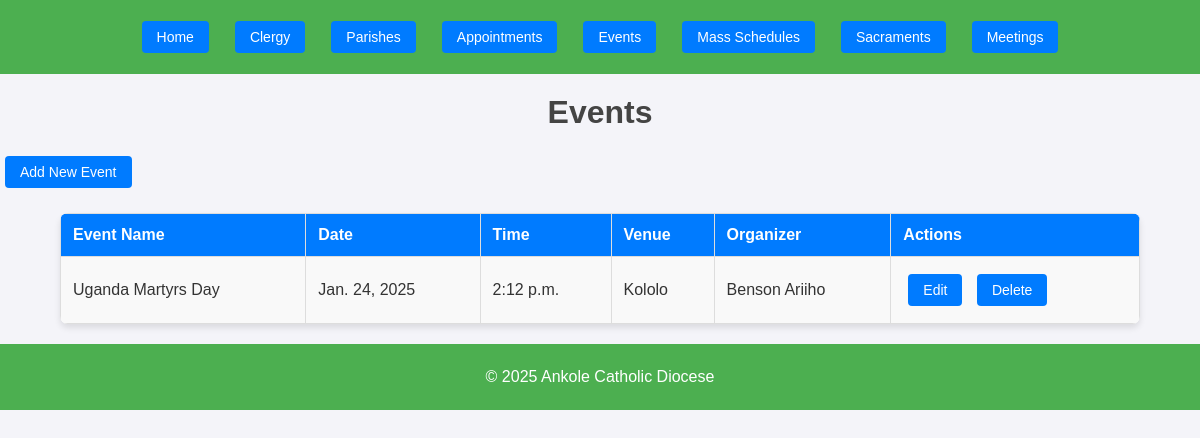
/events/, run on an earlier commit of the app's database.
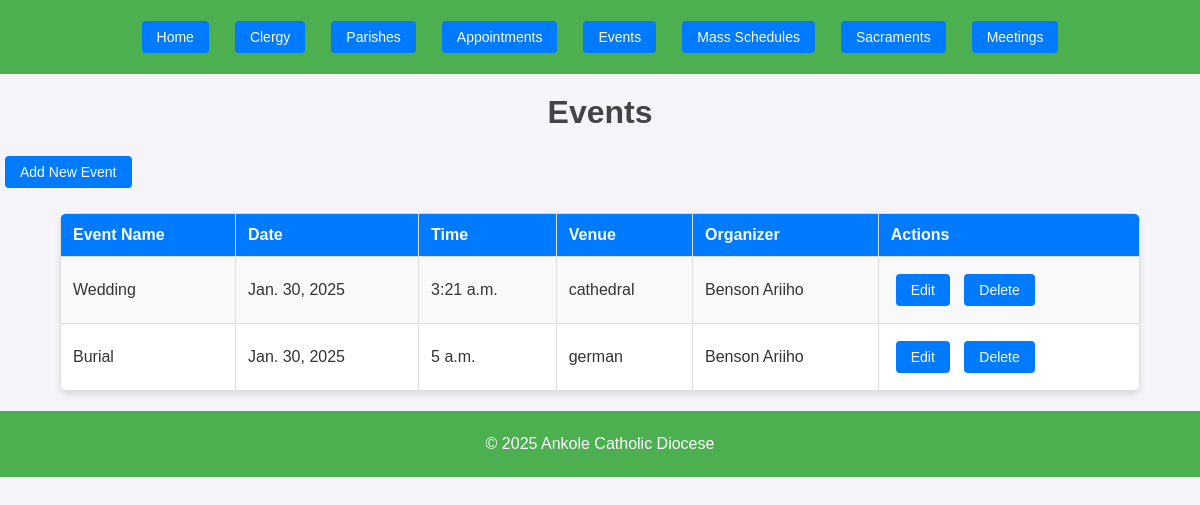
And on a later commit of the database.
### core/models.py (models this page shows, shortened)
class Event(models.Model):
    event_id = models.AutoField(primary_key=True)
    event_name = models.CharField(max_length=255)
    event_date = models.DateField()
    event_time = models.TimeField()
    event_venue = models.CharField(max_length=255)
    description = models.TextField()
    organizer = models.ForeignKey(Clergy, on_delete=models.CASCADE)  # Link to Clergy or Admin
    timestamp = models.DateTimeField(auto_now_add=True)

class Clergy(models.Model):
    clergy_id = models.AutoField(primary_key=True)
    first_name = models.CharField(max_length=50)
    last_name = models.CharField(max_length=50)
    date_of_birth = models.DateField()
    date_of_ordination = models.DateField()
    parish_assigned = models.CharField(max_length=100)
    role = models.CharField(max_length=50)
    contact_number = models.CharField(max_length=15)
    email = models.EmailField()
    address = models.TextField()
    photo = models.ImageField(upload_to='clergy_photos/', null=True, blank=True)
    timestamp = models.DateTimeField(auto_now_add=True)

### core/views.py (the view)
# urls.py: path('events/', views.list_events, name='list_events'),
def list_events(request):
    events = Event.objects.all()
    return render(request, 'core/events/list.html', {'events': events})

### core/templates/core/events/list.html (shortened to what this page needs)
{% extends 'core/base.html' %}
{% block content %}
    <h1>Events</h1>
    <a href="{% url 'add_event' %}" class="btn btn-primary">Add New Event</a>
    <table class="table">
        <thead>
            <tr>
                <th>Event Name</th>
                <th>Date</th>
                <th>Time</th>
                <th>Venue</th>
                <th>Organizer</th>
                <th>Actions</th>
            </tr>
        </thead>
        <tbody>
            {% for event in events %}
                <tr>
                    <td>{{ event.event_name }}</td>
                    <td>{{ event.event_date }}</td>
                    <td>{{ event.event_time }}</td>
                    <td>{{ event.event_venue }}</td>
                    <td>{{ event.organizer.first_name }} {{ event.organizer.last_name }}</td>
                    <td>
                        <a href="{% url 'update_event' event.event_id %}" class="btn btn-warning btn-sm">Edit</a>
                        <a href="{% url 'delete_event' event.event_id %}"
                        onclick="return confirmDelete(event)">Delete</a>
                         </td>
                </tr>
            {% empty %}
                <tr><td colspan="6">No events found.</td></tr>
            {% endfor %}
        </tbody>
    </table>
{% endblock %}

### core/templates/core/base.html (shortened to what this page needs)
<!DOCTYPE html>
<html lang="en">
<head>
    {% load static %}
    <link rel="stylesheet" href="{% static 'css/styles.css' %}">
    <link rel="stylesheet" href="{% static 'css/styles.css' %}">
</head>
<body>
    <header>
        <nav>
            <ul>
                <li><a href="{% url 'home' %}">Home</a></li>
                <li><a href="{% url 'clergy_list' %}">Clergy</a></li>
                <li><a href="{% url 'parishes_list' %}">Parishes</a></li>
                <li><a href="{% url 'appointments_list' %}">Appointments</a></li>
                <li><a href="{% url 'events_list' %}">Events</a></li>
                <li><a href="{% url 'list_masses' %}">Mass Schedules</a></li>
                <li><a href="{% url 'list_sacraments' %}">Sacraments</a></li>
                <li><a href="{% url 'list_meetings' %}">Meetings</a></li>
            </ul>
        </nav>
    </header>
    <main>
        {% block content %}
        {% endblock %}
    </main>
    <footer>
        <p>&copy; 2025 Ankole Catholic Diocese</p>
    </footer>
</body>
</html>

### church/static/css/styles.css (style rules this page uses)
body { font-family: Arial, sans-serif; margin: 0; padding: 0; box-sizing: border-box; }
header { background-color: #4CAF50; padding: 1rem; text-align: center; color: white; }
header nav ul { list-style-type: none; margin: 0; padding: 0; display: flex; justify-content: center; gap: 1rem; }
header nav ul li { display: inline; }
header nav ul li a { color: white; text-decoration: none; }
footer { background-color: #4CAF50; color: white; text-align: center; padding: 0.5rem 0; margin-top: 1rem; }

What changed in the data, as far as the page shows it:
removed Event: event_name "Uganda Martyrs Day", event_date "Jan. 24, 2025", event_time "2:12 p.m.", event_venue "Kololo", organizer.first_name "Benson", organizer.last_name "Ariiho"
added Event: event_name "Wedding", event_date "Jan. 30, 2025", event_time "3:21 a.m.", event_venue "cathedral", organizer.first_name "Benson", organizer.last_name "Ariiho"
added Event: event_name "Burial", event_date "Jan. 30, 2025", event_time "5 a.m.", event_venue "german", organizer.first_name "Benson", organizer.last_name "Ariiho"
